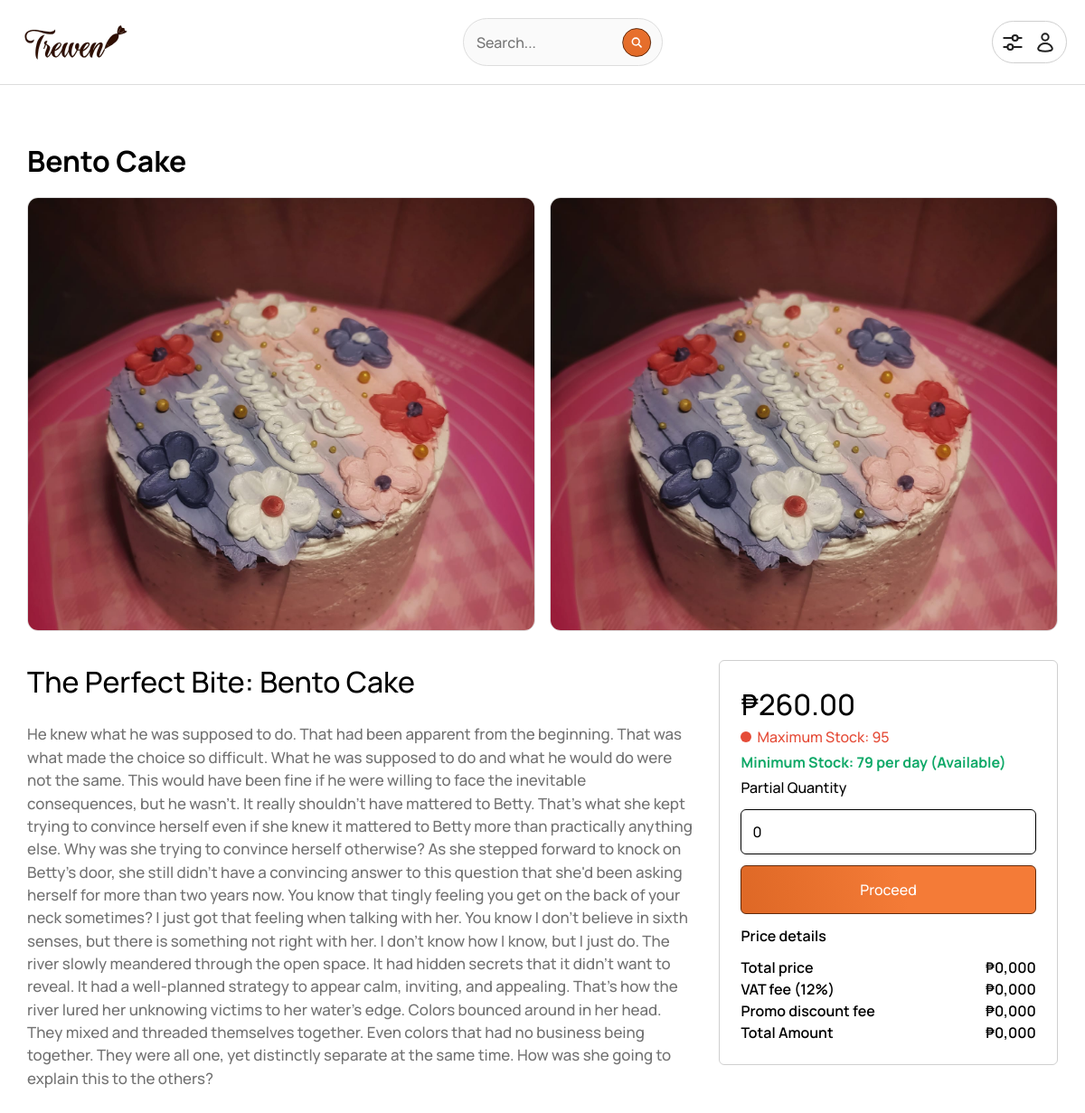
/views/product?id=2, run on the app's committed database.
### tables this page shows
CREATE TABLE `treiven_products` (
  `trv_product_id` int(11) NOT NULL,
  `trv_category_id` int(11) DEFAULT NULL,
  `trv_product_name` varchar(255) DEFAULT NULL,
  `trv_product_info` varchar(4000) DEFAULT NULL,
  `trv_product_price` decimal(10,2) DEFAULT NULL,
  `trv_product_second_price` decimal(10,2) DEFAULT NULL,
  `trv_minimum_stock` int(11) DEFAULT NULL,
  `trv_product_qty_stock` enum('Yes','No') DEFAULT NULL,
  `trv_product_image` longblob DEFAULT NULL,
  `trv_category_name` enum('Brownies','Cakes','Cookies','Specials') DEFAULT NULL,
  `trv_maximum_stock` int(11) DEFAULT NULL
);

### views/product/index.php (the view, shortened to what this page needs)
<?php
$mysql_hostname = "localhost";
$mysql_username = "root";
$mysql_password = "";
$mysql_database = "im101-pastry";
$conn = mysqli_connect($mysql_hostname, $mysql_username, $mysql_password, $mysql_database);
if (isset($_GET['id']) && !empty($_GET['id'])) {
    $productId = $_GET['id'];
    $query = "SELECT * FROM treiven_products WHERE trv_product_id = $productId";
    $result = mysqli_query($conn, $query);
    if ($result && mysqli_num_rows($result) > 0) {
        $row = mysqli_fetch_assoc($result);
        $productName = $row['trv_product_name'];
        $productInfo = $row['trv_product_info'];
        $productPrice = $row['trv_product_price'];
        $productQty = $row['trv_minimum_stock'];
        $productMaxQty = $row['trv_maximum_stock'];
        $productImage = $row['trv_product_image'];
    } else {
        echo "basta error";
        exit;
    }
}
?>
<!DOCTYPE html>
<html lang="en">
<head>
    <link rel="stylesheet" href="../../views/modules/index.css" />
</head>
<body style="overflow: auto;">
    <header class="nav-container">
        <nav class="nav-wrapper">
            <div class="nav-logo">
                <a href="../../">
                    <img src="../../public/trieven.svg" alt="" />
                </a>
            </div>
            <div class="nav-search">
                <input type="text" id="search-input" maxlength="60" placeholder="Search..." disabled>
                <button type="submit">
                </button>
            </div>
            <div class="right-side-wrapper">
                <div class="modal-info">
                </div>
                <div class="auth-user-options">
                </div>
            </div>
        </nav>
    </header>
    <main class="product-container">
        <div class="product-wrapper">
            <div class="product-header">
                <div class="product-title">
                    <h1><?php echo $productName; ?></h1>
                </div>
                <a href="./img-view/?id=<?php echo $productId; ?>" class="product-portrait">
                    <div class="node-one">
                        <img src="../../views/adminpanel/pages/uploads/<?php echo $productImage; ?>" alt="<?php echo $productName; ?>">
                    </div>
                    <div class="node-two">
                        <img src="../../views/adminpanel/pages/uploads/<?php echo $productImage; ?>" alt="<?php echo $productName; ?>">
                    </div>
                </a>
            </div>
            <div class="product-grid-column">
                <div class="product-description">
                    <span>The Perfect Bite: <?php echo $productName; ?></span>
                    <p><?php echo $productInfo; ?></p>
                </div>
                <div class="product-option">
                    <div class="product-first-column">
                        <div class="product-price">
                            <span class="pricey">₱<?php echo $productPrice; ?></span>
                            <div class="product-status">
                                <?php if ($productMaxQty == 20) : ?>
                                    <div style="background: #e6183f;" class="just-circle"></div>
                                    <span style="color: #e6183f; font-weight: bolder;">Maximum Stock: <?php echo $productMaxQty; ?> (Only a few left...)</span>
                                <?php elseif ($productMaxQty == 0) : ?>
                                    <div style="background: #e6183f;" class="just-circle"></div>
                                    <span style="color: #000; font-weight: bolder; text-decoration: underline;">Maximum Stock: <?php echo $productMaxQty; ?> (Out of stock)</span>
                                <?php else : ?>
                                    <div class="just-circle"></div>
                                    <span>Maximum Stock: <?php echo $productMaxQty; ?></span>
                                <?php endif; ?>
                            </div>
                            <div class="product-status">
                                <?php if ($productMaxQty == 0) : ?>
                                    <span style="color: #0fa968; font-weight: bolder;">Minimum Stock: <?php echo $productQty; ?> per day (Out of stock)</span>
                                <?php else : ?>
                                    <span style="color: #0fa968; font-weight: bolder;">Minimum Stock: <?php echo $productQty; ?> per day (Available)</span>
                                <?php endif; ?>
                            </div>
                        </div>
                        <div class="quantity-input">
                            <label>Partial Quantity</label>
                            <input type="number" class="quantity" id="quantity" name="quantity" value="0" min="0">
                        </div>
                        <button class="add-to-cart">Proceed</button>
                    </div>
                    <div class="product-last-column">
                        <span class="last-header">Price details</span>
                        <div class="total-price">
                            <span>Total price</span>
                            <span>₱0,000</span>
                        </div>
                        <div class="total-price">
                            <span>VAT fee (12%)</span>
                            <span>₱0,000</span>
                        </div>
                        <div class="total-price">
                            <span>Promo discount fee</span>
                            <span>₱0,000</span>
                        </div>
                        <div class="total-price">
                            <span>Total Amount</span>
                            <span>₱0,000</span>
                        </div>
                    </div>
                </div>
            </div>
        </div>
    </main>
</body>
</html>

### views/modules/index.css (style rules this page uses)
* { margin: 0; }
*, *::before, *::after { box-sizing: border-box; }
html, body { isolation: isolate; height: 100%; }
body { line-height: 1.5; -webkit-font-smoothing: antialiased; font-family: "Manrope", sans-serif; font-weight: 500; }
a, button { text-decoration: none; cursor: pointer; }
img, picture, video, canvas, svg { display: block; max-width: 100%; }
input, button, textarea, select { font: inherit; }
p, h1, h2, h3, h4, h5, h6 { overflow-wrap: break-word; }

### views/modules/bundles/Navbar.module.css (style rules this page uses)
.nav-container { position: sticky; top: 0; left: 0; width: 100%; border-bottom: 1px solid #ddd; background: #fff; padding: 1.257em; backdrop-filter: blur(8px); z-index: 90; }
.nav-wrapper { display: flex; align-items: center; justify-content: space-between; margin: 0 auto; max-width: 1366px; position: relative; }
.nav-logo, .nav-link-wrapper { user-select: none; }
.nav-logo img { width: 128px; }
.right-side-wrapper { border: 1px solid #cfcfcf; border-radius: 999px; padding: 0.657em; display: flex; align-items: center; cursor: pointer; user-select: none; }
.right-side-wrapper svg { width: 24px; }
.modal-info:first-of-type { margin-right: 12px; }
.nav-search { position: relative; }
.nav-search input[type="text"] { padding: 0.85em; border: 1px solid #dddddd; border-radius: 54px; width: 100%; z-index: 60; cursor: pointer; user-select: none; }
.nav-search button { position: absolute; top: 50%; right: 0px; transform: translate(-40%, -50%); border-radius: 100%; border: 1px solid #622a0b; padding: 0.5em; appearance: none; outline: none; background: linear-gradient(190deg, #f47b37 -168.14%, #cc5817 425.2%); }
.nav-search svg { width: 14px; }

### views/modules/bundles/Product.module.css (style rules this page uses)
.product-container { padding: 3.75em 0; }
.product-wrapper { display: block; margin: 0 auto; max-width: 1140px; }
.product-header { display: inline-flex; justify-content: flex-start; flex-direction: column; width: 100%; }
.product-portrait { display: grid; grid-template-columns: repeat(2, 1fr); gap: 16px; height: 480px; }
.node-one, .node-two { border: 1px solid #ddd; border-radius: 12px; overflow: hidden; }
.product-portrait img { width: 100%; height: 100%; object-fit: cover; }
.product-portrait img:first-of-type { margin-bottom: 8px; }
.product-title { margin-bottom: 16px; }
.product-grid-column { padding-top: 2em; display: flex; align-items: start; justify-content: space-between; flex-direction: row; }
.product-description { max-width: 740px; word-break: normal; margin-right: 1.575em; }
.product-description span { display: block; font-size: 2em; margin-bottom: 0.657em; }
.product-description p { font-size: 1.057em; color: #727272; margin-bottom: 0.457em; }
.product-option { position: sticky; top: 24px; left: 0; user-select: none; padding: 1.457em; width: 100%; background: #fff; border: 1px solid #CFCFCF; border-radius: 6px; }
.product-price { display: flex; align-items: flex-start; flex-direction: column; }
.pricey { font-size: 2em; margin-right: 6px; }
.product-status { display: inline-flex; align-items: center; margin-bottom: 0.257em; }
.just-circle { width: 12px; height: 12px; background: #E54C38; border-radius: 999px; margin-right: 6px; }
.product-status span { color: #E54C38; }
.quantity-input { display: flex; flex-direction: column; margin-bottom: 0.757em; }
.quantity-input label { margin-bottom: 0.757em; }
.quantity-input input { width: 100%; padding: 0.757em; border-radius: 6px; outline: none; border: 1px solid #000; }
.add-to-cart { width: 100%; background: linear-gradient(256deg, #F47B37 44.85%, #CC5817 145.26%); border: 1px solid #622A0B; border-radius: 6px; color: #fff; padding: 0.857em; margin-top: 0em; margin-bottom: 0.757em; transition: all 0.2s ease; }
.product-last-column { font-weight: 600; }
.total-price { display: flex; justify-content: space-between; }
.last-header { display: block; margin-bottom: 0.67em; }

### data on the page
treiven_products: trv_product_name "Bento Cake", trv_product_image (picture), trv_product_info "He knew what he was supposed to do. That had been apparent from the beginning. That was what made the choice so difficult. What he was supposed to do and what he would do were not the same. This would have been fine if he were willing to face the inevitable consequences, but he wasn't. It really shouldn't have mattered to Betty. That's what she kept trying to convince herself even if she knew it mattered to Betty more than practically anything else. Why was she trying to convince herself otherwise? As she stepped forward to knock on Betty's door, she still didn't have a convincing answer to this question that she'd been asking herself for more than two years now. You know that tingly…", trv_product_price "260.00", trv_maximum_stock "95", trv_minimum_stock "79"
